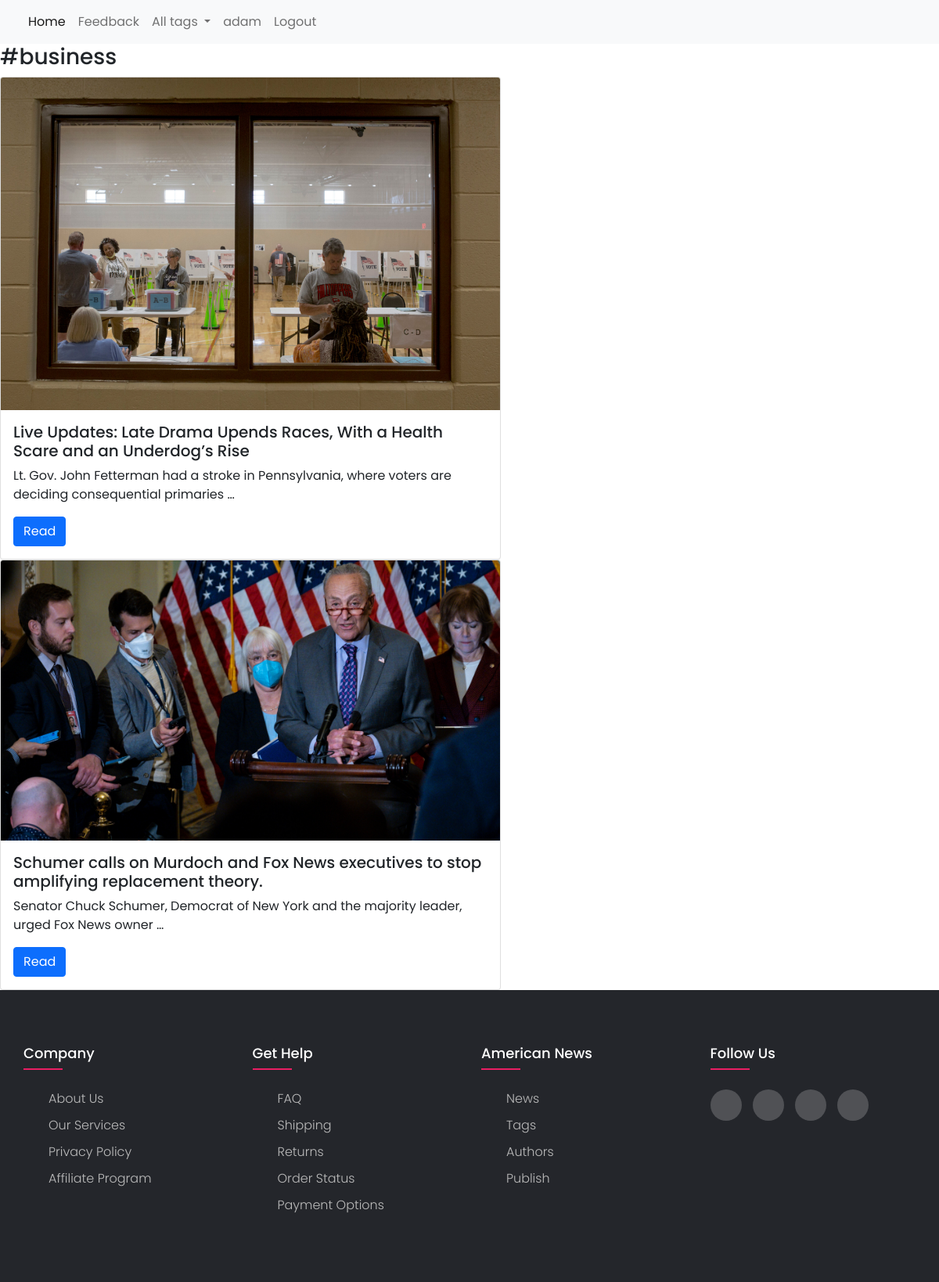
/tag/business (signed in), run on the app's committed database.
### new/models.py (models this page shows, shortened)
class Tag(models.Model):
    name = models.CharField(max_length=50, unique=True)
    def __str__(self):
        return self.name
    def get_absolute_url(self):
        return reverse ('show_tag', kwargs ={'slug_tag': self.name})
    class Meta:
        verbose_name = 'Tag'
        ordering = ['id']

class News(models.Model):
    slug = models.SlugField(max_length=50, unique=True, db_index=True, verbose_name='URL')
    title = models.CharField(max_length=100)
    author = models.CharField(max_length=50, null=True)
    description = models.TextField(null=False)
    photo = models.ImageField(null=True, upload_to = "new/%Y/%m/%d/")
    is_published = models.BooleanField(default=True)
    post_time_created = models.DateTimeField(auto_now_add=True, null=False)
    tags = models.ForeignKey('Tag', on_delete=models.CASCADE)
    ip = models.ManyToManyField(Ip, related_name = 'post_views', blank=True)
    def get_absolute_url(self):
        return reverse ('show_new', kwargs ={'slug_new': self.slug})
    class Meta:
        verbose_name = 'list of new'
        ordering = ['-post_time_created']

### new/views.py (the view)
# urls.py: path('tag/<slug:slug_tag>', cache_page(60)(views.Show_tag.as_view()), name='show_tag'), #cache 60 seconds
class Show_tag(View):
    def get(self, request, slug_tag, *args, **kwargs):
        tag_name = Tag.objects.get(name=slug_tag)
        news = News.objects.filter(tags=tag_name)
        context = {'tag_name':tag_name, 'news':news}
        return render (request, 'new/list_news.html', context)

### new/templatetags/new_tags.py (called while the page is built)
@register.simple_tag(name='get_tag')
def get_tag():
    return Tag.objects.all()

### new/templates/new/list_news.html
{% extends 'base.html' %}
{% block content %}
<h3>#{{tag_name}}</h3>
{% if news %}
{% for new in news %}
<div class="card" style="width: 40rem;">
  <img src="{{new.photo.url}}" class="card-img-top" alt="...">
  <div class="card-body">
    <h5 class="card-title">{{new.title}}</h5>
    <p class="card-text">{{new.description|truncatewords:15}}</p>
    <a href="{{new.get_absolute_url}}" class="btn btn-primary">Read</a>
  </div>
</div>
{% endfor %}
{% endif %}
{% endblock %}

### templates/navbar.html (shortened to what this page needs)
{% load static %}
{% load new_tags %}
{% load cache %}
<nav class="navbar navbar-expand-lg navbar-light bg-light ">
    <div class="container-fluid">
      <div class="collapse navbar-collapse" id="navbarSupportedContent">
        <ul class="navbar-nav me-auto mb-2 mb-lg-0 ">
          {% cache 60 navbar-icons %}
          <li class="nav-item">
            <a class="nav-link active" aria-current="page" href="{% url 'home' %}">Home</a>
          </li>
          <li class="nav-item">
            <a class="nav-link" href="{% url 'contact' %}">Feedback</a>
          </li>
          <li class="nav-item dropdown">
            <a class="nav-link dropdown-toggle" href="#" id="navbarDropdown" role="button" data-bs-toggle="dropdown" aria-expanded="false">
              All tags
            </a>
          </li>
          {% endcache %}
          {% if request.user.is_authenticated %}
          <li class="nav-item">
            <a href="#" class="nav-link">{{user.username}}</a>
          </li>
          <li class="nav-item">
            <a href="{% url 'logout' %}" class="nav-link">Logout</a>
          </li>
          {% endif %}
        </ul>
      </div>
    </div>
</nav>

### new/static/new/css/style.css (style rules this page uses)
body { line-height: 1.5; font-family: 'Poppins', sans-serif; }
* { margin:0; padding:0; box-sizing: border-box; }
ul { list-style: none; }

### data on the page
Tag: name "business"
News: photo (picture), title "Live Updates: Late Drama Upends Races, With a Health Scare and an Underdog’s Rise", description "Lt. Gov. John Fetterman had a stroke in Pennsylvania, where voters are deciding consequential primaries …"
News: photo (picture), title "Schumer calls on Murdoch and Fox News executives to stop amplifying replacement theory.", description "Senator Chuck Schumer, Democrat of New York and the majority leader, urged Fox News owner …"

### other printed values
{{ user.username }} "adam"
